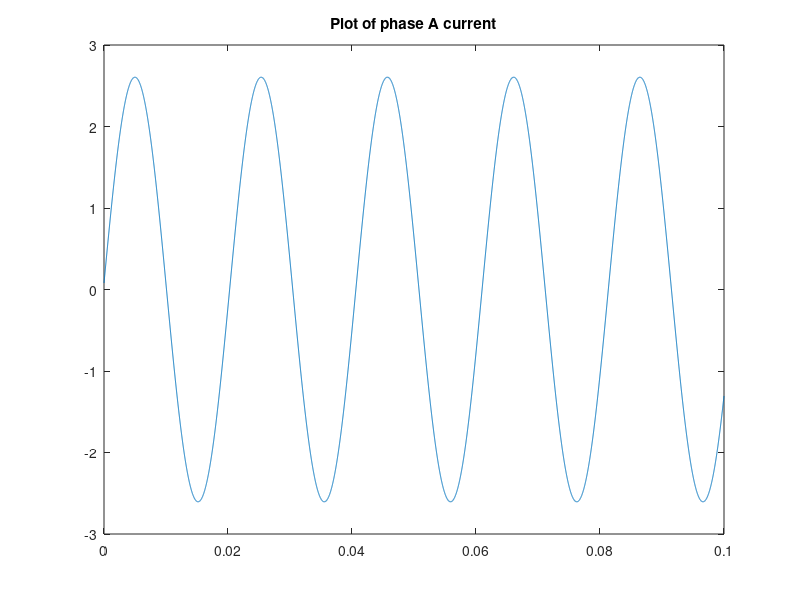

MATLAB code for this plot:
clear
clc

clc; clear;
% Intialization

j = sqrt(-1);
Rr  =  1.39e-3;             % ohm, Rotor resistance
Rs  =  1.343e-3;            % ohm, Stator resistance
fb  =  50;                  % Hz, Base frequency
p   =  6;                   % Number of poles
M   =  6;                   % sec, mechanical time constant
Pb  =  1.45e6;              % W, base power
Ib  =  1723*sqrt(2);        % A, base current
we  =  2*pi*fb;             % erad/s, synchronous speed
wmb =  we*(2/p);            % mrad/s, mechanical base speed
Tb  =  13.944e3;            % Nm, rated torque
Vb  = 331.98*sqrt(2);       % V, supply phase peak voltage
J = p/2*Pb*M/(wmb^2);       % inertia


% Impedance and angular speed calculations
Lls     =  0.1044e-3;       % H, Stator inducatnce
Llr     =  0.0498e-3;       % H, Rotor inductance
Lm      =  1.77016e-3;      % H, Magnetizing Inductance 
Lr      = Llr + Lm;
Ls      = Lls + Lm;

Xls     =  Lls*we;          % Ohm, Stator impedance
Xlr     =  Llr*we;          % Ohm, Rotor impedance
Xm      =  Lm*we;           % Ohm, Magnetizing impedance
wb      =  2*pi*fb;         % rad/s, Base speed
Xmstar  =  1/(1/Xls+1/Xm+1/Xlr);


% part a condition
slip = 0.0177;
wrotor = wb*(1-slip);      % rad/s, Base speed
w = 0;  % stationary frame
 
%% transient constants
sigma = 1 - Lm^2/(Ls*Lr);
Ls_prime = sigma*Ls;

Vsp = Vb/sqrt(2) * exp(j*we);
% Isp = Vsp / (Rs + j*Xls);
% Irp = Isp*j*Xm / (j*Xm + j*Xlr + Rr/slip);

Erp = Vsp * j*Xm / (Rs + j*(Xls + Xm));
Eqd_prime = (1-slip)*Lm/Lr*Erp;
eig = -Rs/Ls_prime;
Isc = -Eqd_prime / (Rs + j*wrotor*Ls_prime);
C = Vsp/(j*wrotor*Ls_prime);

t = linspace(0,0.1,10000);
iqds = C*exp(-eig*t) + Isc*exp(j*wrotor*t);
plot(t, -real(iqds/Ib));
title('Plot of phase A current')
